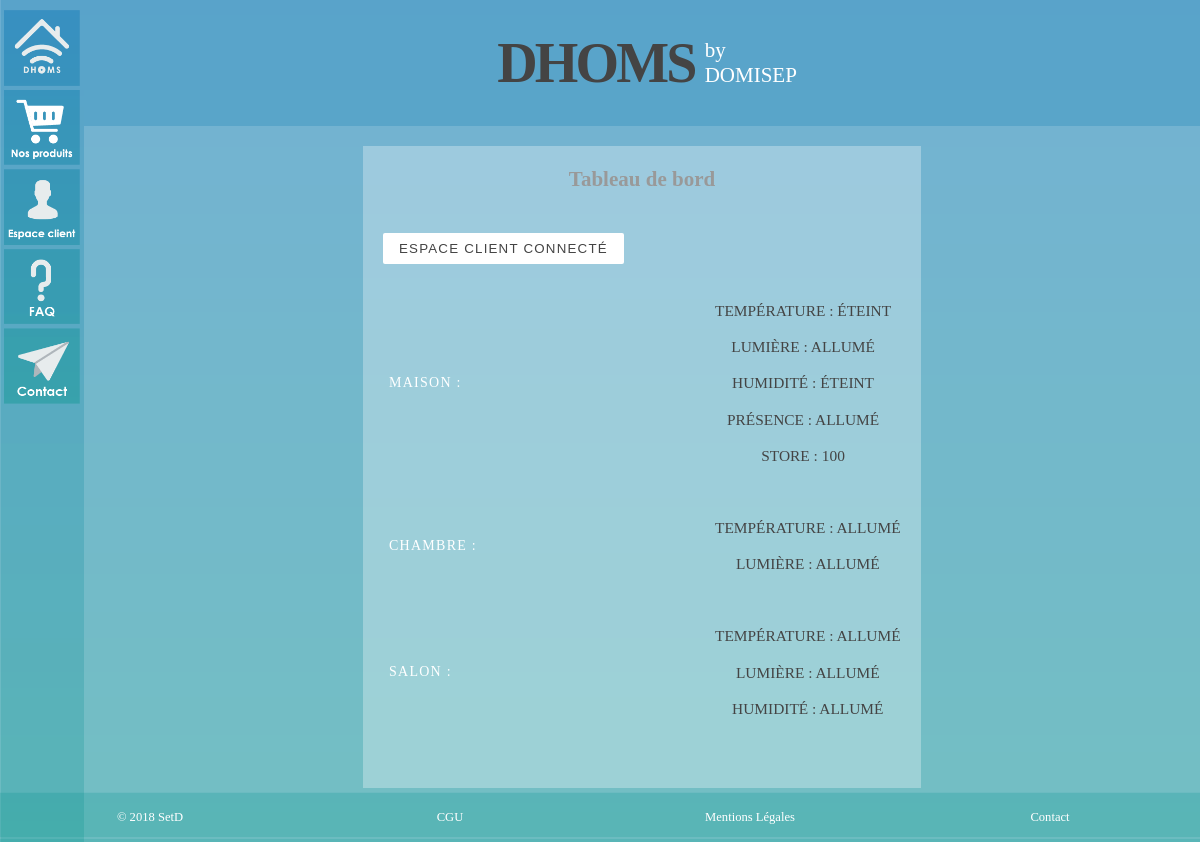
Screenshot of /Vue/espace_client.php with the database file from the repository.
### tables this page shows
CREATE TABLE `controleur` (
  `ID` int(11) NOT NULL,
  `reference` varchar(255) NOT NULL,
  `categorie` varchar(255) NOT NULL,
  `type` varchar(255) NOT NULL,
  `etat` varchar(255) NOT NULL,
  `niveau_batterie` int(11) NOT NULL,
  `ID_piece` int(11) NOT NULL
);

### Controleur/url.php (called while the page is built, shortened)
<?php
$DHOMS_URL="http://localhost/DHOMS/";
?>

### Vue/espace_client.php (the view, shortened to what this page needs)
<!DOCTYPE html>
<html lang="en">
<head>
    <link rel= "stylesheet" href="style.css" />
</head>
<body>
<?php
try {
    $bdd = new PDO('mysql:host=localhost;dbname=dhoms;charset=utf8', 'root', '', array(PDO::ATTR_ERRMODE => PDO::ERRMODE_EXCEPTION));
} catch(Exception $e) {
    die('Erreur : '.$e->getMessage());
}
?>
<nav>
    <?php include "nav.php"?>
</nav>
<div id = "header_footer">
    <header>
        <?php include "header.php"?>
    </header>
    <section>
        <div id="form_contact">
            <h3 id="connexion_inscription"> Tableau de bord</h3>
            <ul class="flex-outer">
                <li >
                    <a href="../Controleur/tableau_bord_controleur.php"><button >Espace Client connecté</button></a>
                </li>
                <li ><label>Maison :</label><br/>
                    <div class ="moyen_texte">
                        <?php
                        $reponse = $bdd->query('SELECT * FROM controleur WHERE ID_piece = 1');
                        while ($donnees = $reponse->fetch()) {
                            ?>
                            <p><?php echo $donnees['categorie']; ?> : <?php echo $donnees['etat']; ?><br/></p>
                            <?php
                        }
                        ?>
                    </div>
                </li>
                <li ><label>Chambre :</label><br/>
                    <div class ="moyen_texte">
                        <?php
                        $reponse = $bdd->query('SELECT * FROM controleur WHERE ID_piece = 2');
                        while ($donnees = $reponse->fetch()) {
                            ?>
                            <p><?php echo $donnees['categorie']; ?> : <?php echo $donnees['etat']; ?><br/></p>
                            <?php
                        }
                        ?>
                    </div>
                </li>
                <li ><label>Salon :</label><br/>
                    <div class ="moyen_texte">
                        <?php
                        $reponse = $bdd->query('SELECT * FROM controleur WHERE ID_piece = 3');
                        while ($donnees = $reponse->fetch()) {
                            ?>
                            <p><?php echo $donnees['categorie']; ?> : <?php echo $donnees['etat']; ?><br/></p>
                            <?php
                        }
                        ?>
                    </div>
                </li>
            </ul>
        </div>
    </section>
    <footer>
        <?php include "footer.php"?>
    </footer>
</div>
</body>
</html>

### Vue/nav.php
<?php include "../Controleur/url.php"?>
<a href="<?php echo $DHOMS_URL; ?>/Vue/connexion_inscription_vue.php"><img src="<?php echo $DHOMS_URL;?>/Vue/image/accueil/accueil.png" alt="accueil"></a>
<a href="<?php echo $DHOMS_URL; ?>/Vue/nos_produits.php"><img src="<?php echo $DHOMS_URL;?>/Vue/image/accueil/nosproduits.png" alt="nosproduits"> </a>
<a href="<?php echo $DHOMS_URL; ?>/Controleur/tableau_bord_controleur.php"><img src="<?php echo $DHOMS_URL;?>/Vue/image/accueil/espaceclient.png" alt="espaceclient"> </a>
<a href="<?php echo $DHOMS_URL; ?>/Vue/faq.php"><img src="<?php echo $DHOMS_URL;?>/Vue/image/accueil/faq.png" alt="faq"> </a>
<a href="<?php echo $DHOMS_URL; ?>/Vue/contact_vue.php"><img src="<?php echo $DHOMS_URL;?>/Vue/image/accueil/contact.png" alt="contact"> </a>

### Vue/header.php (shortened to what this page needs)
<!DOCTYPE html>
<html lang="en">
<head>
    <link rel= "stylesheet" href="style.css" />
</head>
<body>
<div id="titre">DHOMS</div> <div id="soustitre">by<br> DOMISEP</div>
</body>

### Vue/footer.php (shortened to what this page needs)
<!DOCTYPE html>
<html lang="en">
<head>
    <link rel= "stylesheet" href="style.css" />
</head>
<body>
<div id="footer">
    <div class="text_footer">© 2018 SetD</div>
    <div class="text_footer"><a href="CGU.php">CGU</a></div>
    <div class="text_footer"><a href="mentions_legales.php">Mentions Légales</a></div>
    <div class="text_footer"><a href="contact_vue.php">Contact</a></div>
</div>
</body>

### Vue/style.css (style rules this page uses)
body { margin: 0px; background-image: url(image/accueil/background.png); background-attachment: fixed; font-family: "Century Gothic"; background-repeat: no-repeat; font-size: 14px; color: white; display: grid; grid-template-columns: minmax(50px, 7%) 1fr; }
#header_footer { height: 100vh; grid-column: 2; display: grid; grid-template-rows: minmax(58px,15%) minmax(50px, 80%) minmax(30px,5%); margin:0; }
header { background-image: url(image/accueil/header_bg.png); background-repeat: no-repeat; display:flex; flex-direction: row; justify-content: center; grid-row:1; align-items: center; overflow:hidden; padding:0; min-height: 58px; }
nav { grid-column: 1; padding-top: 10px; display: flex; flex-direction: column; justify-content: flex-start; flex-basis: 0; height: 100vh; width: 7%; position: fixed; background-image: url(image/accueil/nav_background_transparent.png); background-repeat: no-repeat; min-width: 50px; }
section { display: flex; flex-direction: column; grid-row: 2; overflow: auto; justify-content: flex-start; align-items: center; flex-wrap: wrap; }
footer { position:fixed; bottom:0; left:0; right:0; height:7%; grid-row:3; overflow: hidden; min-height: 20px; max-height: 50px; }
footer > #footer { background-image: url(image/accueil/footer_bg.png); min-height: 20px; width: 100%; height: 100%; justify-content: center; align-items: center; }
nav a { text-align: center; background-size: 100%; }
nav img { width: 90%; opacity: 1; }
h3 { color: #999; font-size: 1.5em; text-align: center; }
p { line-height: 21px; text-align: center; }
a { text-decoration: none; color: white; }
.flex-outer { box-sizing: border-box; min-width: 320px; padding: 20px; text-transform: uppercase; list-style: none; }
.flex-outer li { display: flex; flex-wrap: wrap; align-items: center; margin-bottom:20px; }
.flex-outer li label { flex: 1; max-width: 320px; min-width: 100px; }
.flex-outer li button { padding: 8px 16px; border: none; background: white; color: #444444; text-transform: uppercase; letter-spacing: .09em; border-radius: 2px; margin: auto; }
.flex-outer li label { padding: 6px; font-weight: 300; letter-spacing: .09em; text-transform: uppercase; }
#form_contact { width: 50%; min-width: 320px; background-color: rgba(255, 255, 255, 0.3); margin:20px; }
#footer { display: grid; grid-template-columns: repeat(4, 1fr); grid-gap: 0px; }
.text_footer { color: white; font-size : 90%; text-align: center; }
#titre { font-weight: bold; font-size: 4em; margin-right: auto; margin: 10px; color: #444444; letter-spacing: -0.05em; }
#soustitre { font-size: 1.5em; }
.moyen_texte { font-weight: inherit ; font-size:1.1em; color: #444444; }

### rows the page displays
controleur: categorie "TEMPÉRATURE", etat "ÉTEINT"
controleur: categorie "LUMIÈRE", etat "ALLUMÉ"
controleur: categorie "HUMIDITÉ", etat "ÉTEINT"
controleur: categorie "PRÉSENCE", etat "ALLUMÉ"
controleur: categorie "STORE", etat "100"
controleur: categorie "TEMPÉRATURE", etat "ALLUMÉ"
controleur: categorie "LUMIÈRE", etat "ALLUMÉ"
controleur: categorie "TEMPÉRATURE", etat "ALLUMÉ"
controleur: categorie "LUMIÈRE", etat "ALLUMÉ"
controleur: categorie "HUMIDITÉ", etat "ALLUMÉ"
